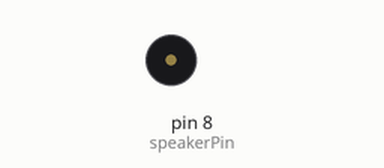
This sketch was run on a simulated Arduino Uno, built with avr-gcc and run on an emulated ATmega328P. On the bench: buzzer (waves = sounding, pin HIGH).

Above: at 0.03 s.
Timing chart, 0 to 3.0 s (numbered marks = the images above):
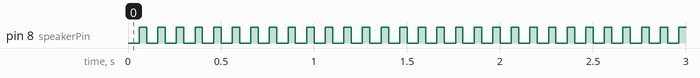

The sketch:

Buzzer.ino
```cpp
//Example code KY012 active buzzer
int speakerPin = 8;
void setup () {
  pinMode (speakerPin, OUTPUT);
}
void loop () {
  analogWrite (speakerPin, 125);
  delay (50);
  analogWrite (speakerPin, 0);
  delay (10);
  analogWrite (speakerPin, 255);
  delay (40);
}
```

Measured:
- by itself, pin 8 (speakerPin): alternates HIGH for 0.04 s and LOW for 0.06 s
